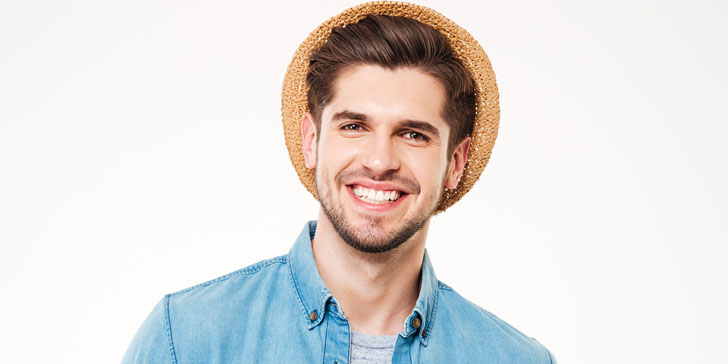
#> input picture opencv-basic/pic/x.jpg, 728 x 364 px, given in place of x.jpeg, which was not available
$ python no11-canny.py
#> lines starting #> are read from the running program, lines starting #| are printed output that depends on the picture; after the words box and inside, x2 and y2 are one past the last pixel; in counts of white or black regions, pixels touching at a corner belong together
'''在 OpenCV 中只需要一个函数：cv2.Canny()，
就可以完成以上几步。让我们看如何使用这个函数。
这个函数的第一个参数是输入图像。
第二和第三个分别是 minVal 和 maxVal。
第三个参数设置用来计算图像梯度的 Sobel卷积核的大小，默认值为 3。

最后一个参数是 L2gradient，它可以用来设定求梯度大小的方程。
如果设为 True，就会使用我们上面提到过的方程，否则使用方程：
Edgee Gradient(G) = |Gx2| + |Gy2| 代替，默认值为 False。
'''

import cv2
img = cv2.imread("pic/x.jpeg")
#> img is the input picture: shape (364, 728, 3); mean B, G, R 219, 222, 225.8
cv2.namedWindow("canny")
# 定义回调函数
def nothing(x):
    pass

# 创建滑动条，分别控制threshold1，threshold2
cv2.createTrackbar("threshold1",'canny',50,400,nothing)
cv2.createTrackbar("threshold2",'canny',100,400,nothing)
while(1):
    # 返回滑动条所在位置的数
    threshold1 = cv2.getTrackbarPos('threshold1','canny')
    threshold2 = cv2.getTrackbarPos('threshold2','canny')

    # canny边缘检测
    edge = cv2.Canny(img,threshold1,threshold2)
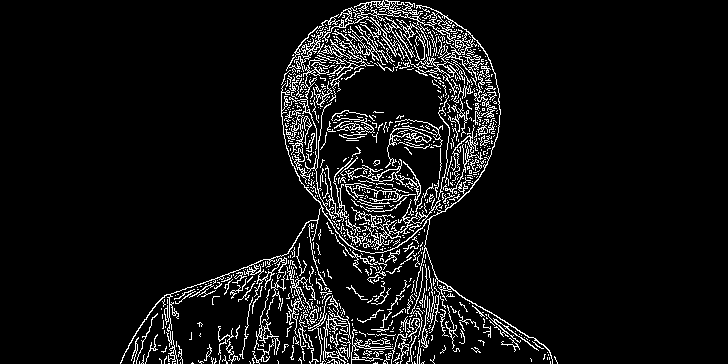
#> edge: shape (364, 728); 7.2% white in thin lines or dots, all inside (x1, y1, x2, y2) = (120, 0, 558, 364)

    # 显示图片
    cv2.imshow('origial',img)
    cv2.imshow('canny',edge)

    if cv2.waitKey(1)==ord('q'):
#> (key q is pressed here)
        break
cv2.destroyAllWindows()


$ run again, with opencv-basic/pic/a.jpg copied over opencv-basic/pic/x.jpg
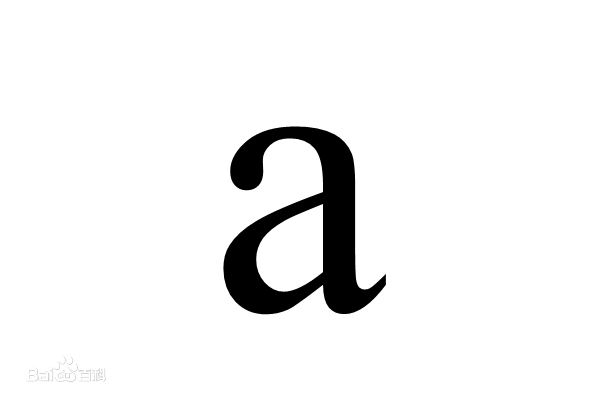
#> input picture opencv-basic/pic/a.jpg, 600 x 400 px, given in place of x.jpeg, which was not available
#> img is the input picture: shape (400, 600, 3); mean B, G, R 241.1, 241.1, 241.1
#> `edge = cv2.Canny(img,threshold1,threshold2)`:
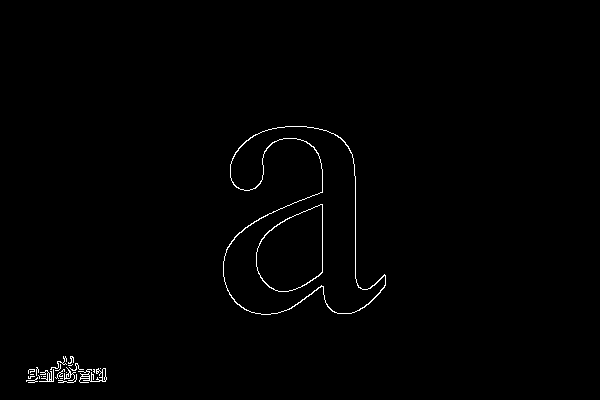
#> edge: shape (400, 600); 0.75% white in thin lines or dots, all inside (x1, y1, x2, y2) = (26, 126, 386, 383)

$ run again, with opencv-basic/pic/apple.jpg copied over opencv-basic/pic/x.jpg
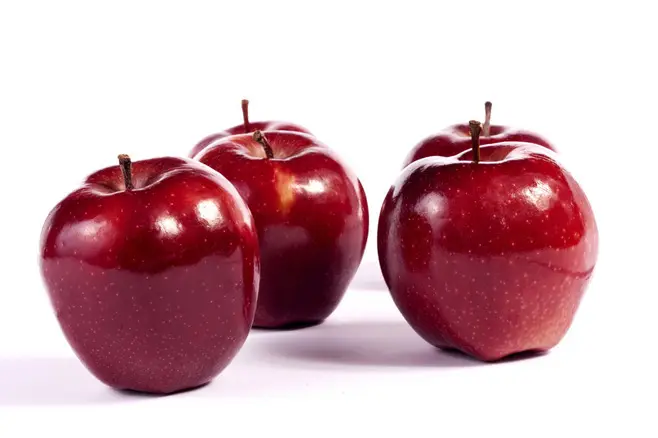
#> input picture opencv-basic/pic/apple.jpg, 658 x 438 px, given in place of x.jpeg, which was not available
#> img is the input picture: shape (438, 658, 3); mean B, G, R 181, 174.4, 208.9
#> `edge = cv2.Canny(img,threshold1,threshold2)`:
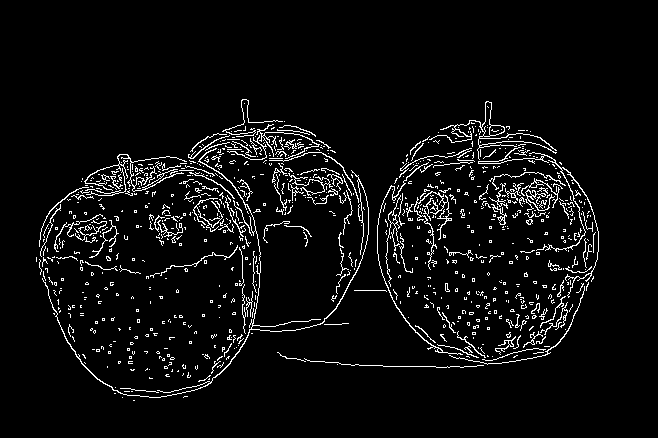
#> edge: shape (438, 658); 5.1% white in thin lines or dots, all inside (x1, y1, x2, y2) = (36, 99, 599, 401)
